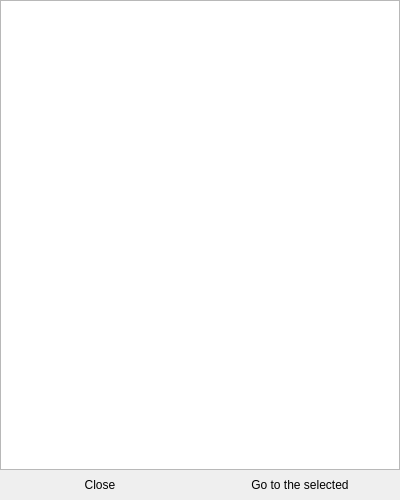
<?xml version="1.0" encoding="UTF-8"?>
<ui version="4.0">
 <class>BookTableOfContents</class>
 <widget class="QDialog" name="BookTableOfContents">
  <property name="geometry">
   <rect>
    <x>0</x>
    <y>0</y>
    <width>400</width>
    <height>500</height>
   </rect>
  </property>
  <property name="sizePolicy">
   <sizepolicy hsizetype="Preferred" vsizetype="Preferred">
    <horstretch>0</horstretch>
    <verstretch>0</verstretch>
   </sizepolicy>
  </property>
  <property name="minimumSize">
   <size>
    <width>400</width>
    <height>500</height>
   </size>
  </property>
  <property name="maximumSize">
   <size>
    <width>400</width>
    <height>600</height>
   </size>
  </property>
  <property name="windowTitle">
   <string>Dialog</string>
  </property>
  <layout class="QVBoxLayout" name="verticalLayout_2">
   <property name="spacing">
    <number>0</number>
   </property>
   <property name="leftMargin">
    <number>0</number>
   </property>
   <property name="topMargin">
    <number>0</number>
   </property>
   <property name="rightMargin">
    <number>0</number>
   </property>
   <property name="bottomMargin">
    <number>0</number>
   </property>
   <item>
    <widget class="QTreeWidget" name="TableOfContents">
     <attribute name="headerVisible">
      <bool>false</bool>
     </attribute>
     <column>
      <property name="text">
       <string notr="true">1</string>
      </property>
     </column>
    </widget>
   </item>
   <item>
    <layout class="QHBoxLayout" name="horizontalLayout">
     <item>
      <widget class="QPushButton" name="Close">
       <property name="minimumSize">
        <size>
         <width>0</width>
         <height>30</height>
        </size>
       </property>
       <property name="maximumSize">
        <size>
         <width>16777215</width>
         <height>30</height>
        </size>
       </property>
       <property name="styleSheet">
        <string notr="true"/>
       </property>
       <property name="text">
        <string>Close</string>
       </property>
       <property name="flat">
        <bool>true</bool>
       </property>
      </widget>
     </item>
     <item>
      <widget class="QPushButton" name="GoTo">
       <property name="minimumSize">
        <size>
         <width>0</width>
         <height>30</height>
        </size>
       </property>
       <property name="maximumSize">
        <size>
         <width>16777215</width>
         <height>30</height>
        </size>
       </property>
       <property name="text">
        <string>Go to the selected</string>
       </property>
       <property name="flat">
        <bool>true</bool>
       </property>
      </widget>
     </item>
    </layout>
   </item>
  </layout>
 </widget>
 <resources/>
 <connections/>
</ui>
